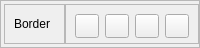
                <widget class="QFrame" name="frame_57">
                 <property name="maximumSize">
                  <size>
                   <width>16777213</width>
                   <height>48</height>
                  </size>
                 </property>
                 <property name="frameShape">
                  <enum>QFrame::StyledPanel</enum>
                 </property>
                 <property name="frameShadow">
                  <enum>QFrame::Raised</enum>
                 </property>
                 <layout class="QHBoxLayout" name="horizontalLayout_159">
                  <property name="spacing">
                   <number>0</number>
                  </property>
                  <property name="leftMargin">
                   <number>3</number>
                  </property>
                  <property name="topMargin">
                   <number>0</number>
                  </property>
                  <property name="rightMargin">
                   <number>0</number>
                  </property>
                  <property name="bottomMargin">
                   <number>0</number>
                  </property>
                  <item>
                   <widget class="QFrame" name="panelsBackground_96">
                    <property name="maximumSize">
                     <size>
                      <width>16777215</width>
                      <height>40</height>
                     </size>
                    </property>
                    <property name="styleSheet">
                     <string notr="true"/>
                    </property>
                    <property name="frameShape">
                     <enum>QFrame::StyledPanel</enum>
                    </property>
                    <property name="frameShadow">
                     <enum>QFrame::Raised</enum>
                    </property>
                    <layout class="QHBoxLayout" name="horizontalLayout_160">
                     <item>
                      <widget class="QLabel" name="label_77">
                       <property name="maximumSize">
                        <size>
                         <width>16777215</width>
                         <height>40</height>
                        </size>
                       </property>
                       <property name="text">
                        <string>Border</string>
                       </property>
                      </widget>
                     </item>
                    </layout>
                   </widget>
                  </item>
                  <item>
                   <widget class="QFrame" name="panelsBackground_97">
                    <property name="maximumSize">
                     <size>
                      <width>16777215</width>
                      <height>40</height>
                     </size>
                    </property>
                    <property name="styleSheet">
                     <string notr="true"/>
                    </property>
                    <property name="frameShape">
                     <enum>QFrame::StyledPanel</enum>
                    </property>
                    <property name="frameShadow">
                     <enum>QFrame::Raised</enum>
                    </property>
                    <layout class="QHBoxLayout" name="horizontalLayout_161">
                     <item>
                      <widget class="QPushButton" name="controllerBorderColor1">
                       <property name="minimumSize">
                        <size>
                         <width>24</width>
                         <height>24</height>
                        </size>
                       </property>
                       <property name="maximumSize">
                        <size>
                         <width>24</width>
                         <height>24</height>
                        </size>
                       </property>
                       <property name="text">
                        <string/>
                       </property>
                      </widget>
                     </item>
                     <item>
                      <widget class="QPushButton" name="controllerBorderColor2">
                       <property name="minimumSize">
                        <size>
                         <width>24</width>
                         <height>24</height>
                        </size>
                       </property>
                       <property name="maximumSize">
                        <size>
                         <width>24</width>
                         <height>24</height>
                        </size>
                       </property>
                       <property name="text">
                        <string/>
                       </property>
                      </widget>
                     </item>
                     <item>
                      <widget class="QPushButton" name="controllerBorderColor3">
                       <property name="minimumSize">
                        <size>
                         <width>24</width>
                         <height>24</height>
                        </size>
                       </property>
                       <property name="maximumSize">
                        <size>
                         <width>24</width>
                         <height>24</height>
                        </size>
                       </property>
                       <property name="text">
                        <string/>
                       </property>
                      </widget>
                     </item>
                     <item>
                      <widget class="QPushButton" name="controllerBorderColor4">
                       <property name="minimumSize">
                        <size>
                         <width>24</width>
                         <height>24</height>
                        </size>
                       </property>
                       <property name="maximumSize">
                        <size>
                         <width>24</width>
                         <height>24</height>
                        </size>
                       </property>
                       <property name="text">
                        <string/>
                       </property>
                      </widget>
                     </item>
                    </layout>
                   </widget>
                  </item>
                 </layout>
                </widget>
